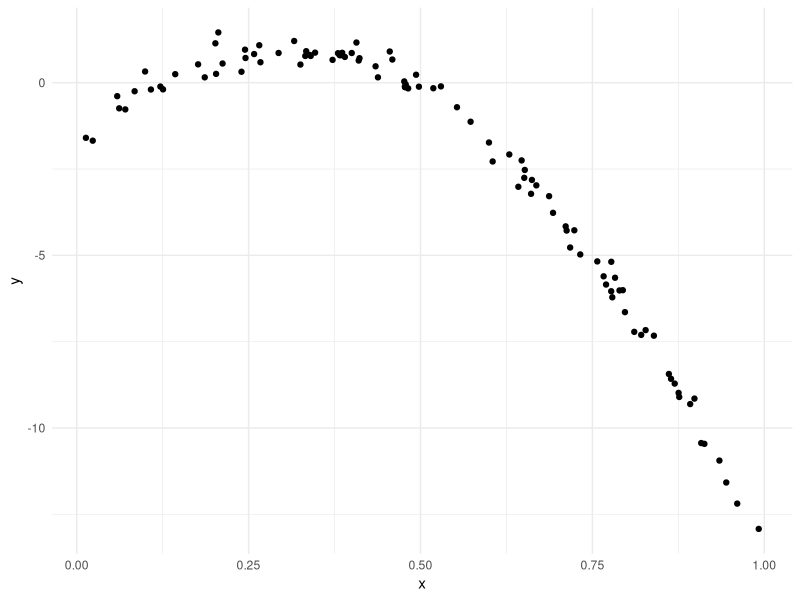
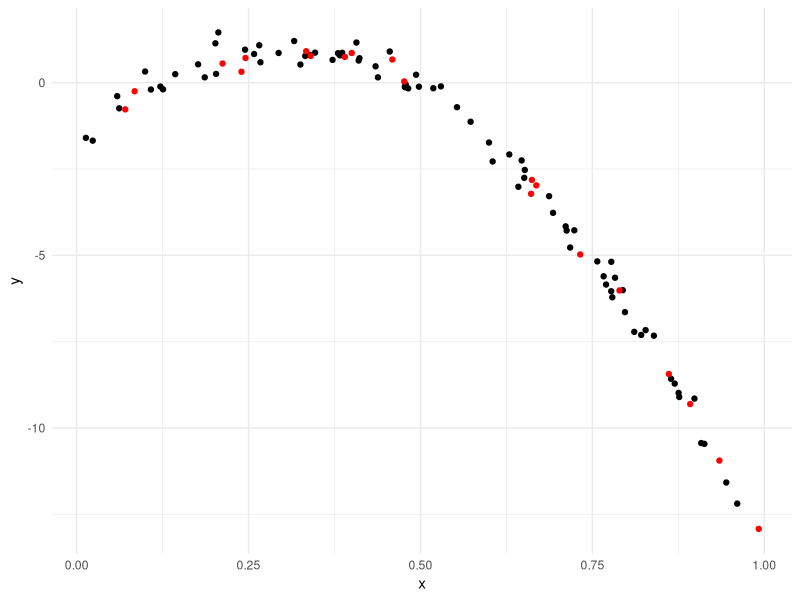
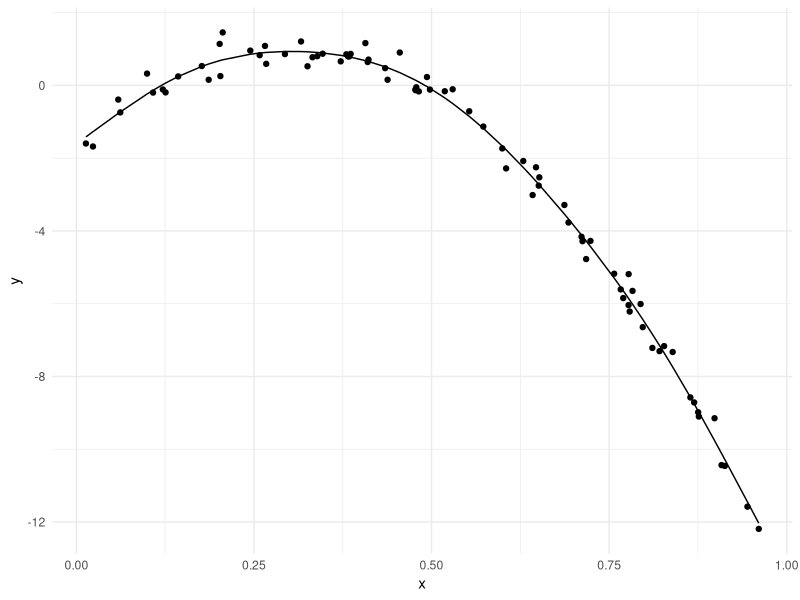
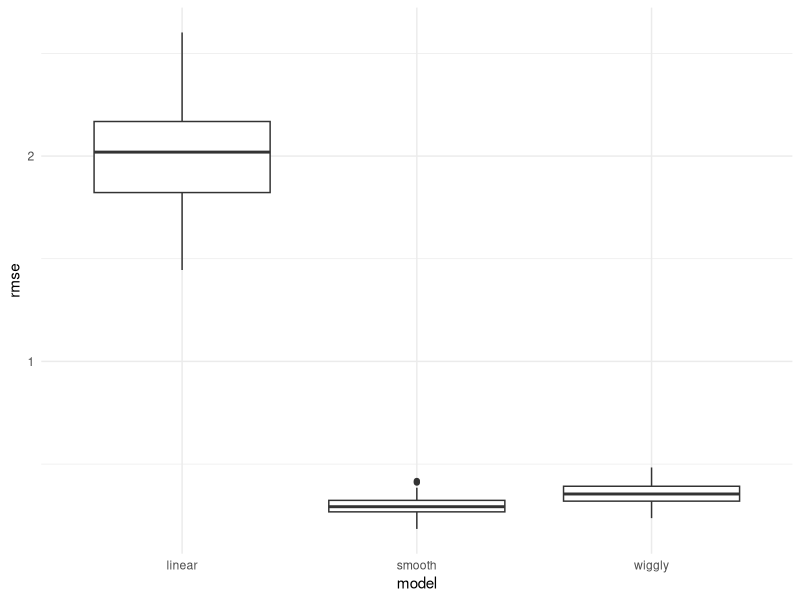

Write R code to recreate these figures, in order.
## ---- chunk 1
library(tidyverse)
library(modelr)
library(mgcv)

knitr::opts_chunk$set(
  fig.width = 6,
  fig.asp = .6,
  out.width = "90%"
)

theme_set(theme_minimal() + theme(legend.position = "bottom"))

options(
  ggplot2.continuous.colour = "viridis",
  ggplot2.continuous.fill = "viridis"
)

scale_colour_discrete = scale_colour_viridis_d
scale_fill_discrete = scale_fill_viridis_d

set.seed(1)
## ---- chunk 2
nonlin_df =
  tibble(
    id = 1:100,
    x = runif(100, 0, 1),
    y = 1 - 30 * (x - .3) ^ 2 + rnorm(100, 0, .3)
  )

nonlin_df %>% 
  ggplot(aes(x = x, y = y)) +
  geom_point()
## ---- chunk 3
train_df = sample_n(nonlin_df, 80)
test_df = anti_join(nonlin_df, train_df, by = "id")

ggplot(train_df, aes(x = x, y = y)) +
  geom_point() +
  geom_point(data = test_df, color = "red")
## ---- chunk 4
linear_mod = lm(y ~ x, data = train_df)
smooth_mod = mgcv::gam(y ~ s(x), data = train_df)
wiggly_mod = mgcv::gam(y ~ s(x, k = 30), sp = 10e-6, data = train_df)
## ---- chunk 5
train_df %>% 
  add_predictions(smooth_mod) %>% 
  ggplot(aes(x = x, y = y)) +
  geom_point() +
  geom_line(aes(y = pred))
## ---- chunk 6
rmse(linear_mod, test_df)
rmse(smooth_mod, test_df)
rmse(wiggly_mod, test_df)
## ---- chunk 7
cv_df = 
  crossv_mc(nonlin_df, 100) %>% 
  mutate(
    train = map(train, as_tibble),
    test = map(test, as_tibble)
  )
## ---- chunk 8
cv_df =
  cv_df %>% 
  mutate(
    linear_mod = map(.x = train, ~lm(y ~ x, data = .x)),
    smooth_mod = map(.x = train, ~gam(y ~ s(x), data = .x)),
    wiggly_mod = map(.x = train, ~gam(y ~ s(x, k = 30), sp = 10e-6, data = .x))
  ) %>% 
  mutate(
    rmse_linear = map2_dbl(.x = linear_mod, .y = test, ~rmse(model = .x, data = .y)),
    rmse_smooth = map2_dbl(.x = smooth_mod, .y = test, ~rmse(model = .x, data = .y)),
    rmse_wiggly = map2_dbl(.x = wiggly_mod, .y = test, ~rmse(model = .x, data = .y))
  )
## ---- chunk 9
cv_df %>% 
  select(starts_with("rmse")) %>% 
  pivot_longer(
    rmse_linear:rmse_wiggly,
    names_to = "model",
    values_to = "rmse",
    names_prefix = "rmse_"
  ) %>% 
  ggplot(aes(x = model, y = rmse)) +
  geom_boxplot()
